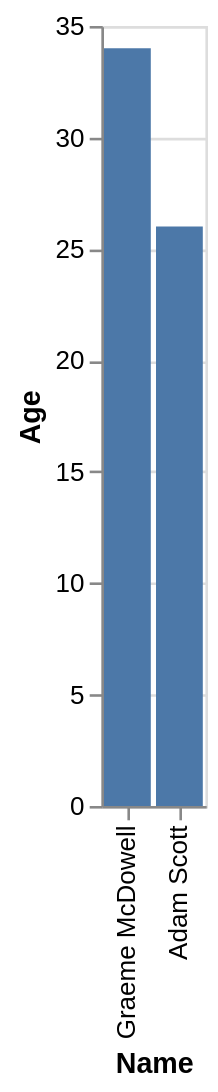

Describe this chart as a Vega-Lite specification.
### Vega-Lite specification from a JSON file in a GitHub repository (floating-point values rounded to 4 significant figures)
{"data": {"values": [{"x_data": "Graeme McDowell", "y_data": 34}, {"x_data": "Adam Scott", "y_data": 26}]}, "mark": "bar", "encoding": {"x": {"field": "x_data", "type": "nominal", "title": "Name", "sort": "descending"}, "y": {"field": "y_data", "type": "quantitative", "title": "Age"}}}
